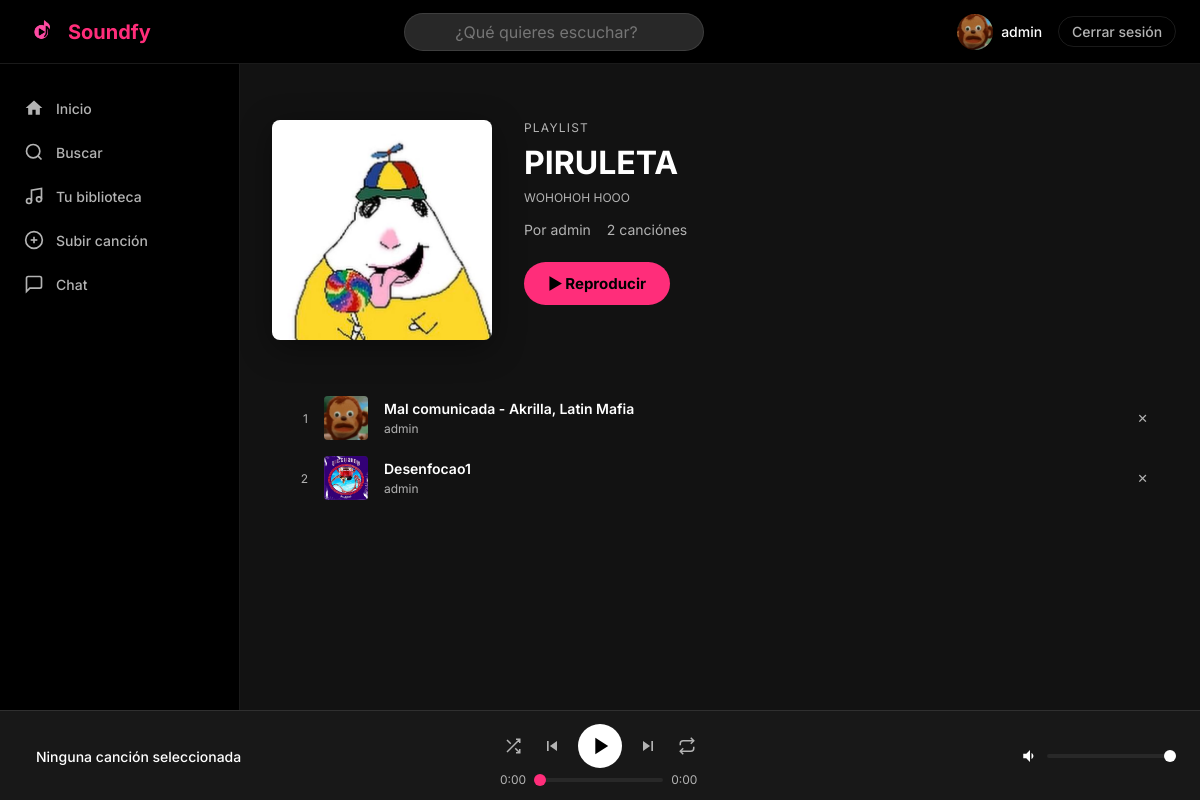
Page /playlists/1/ (signed in) on the earlier database version.
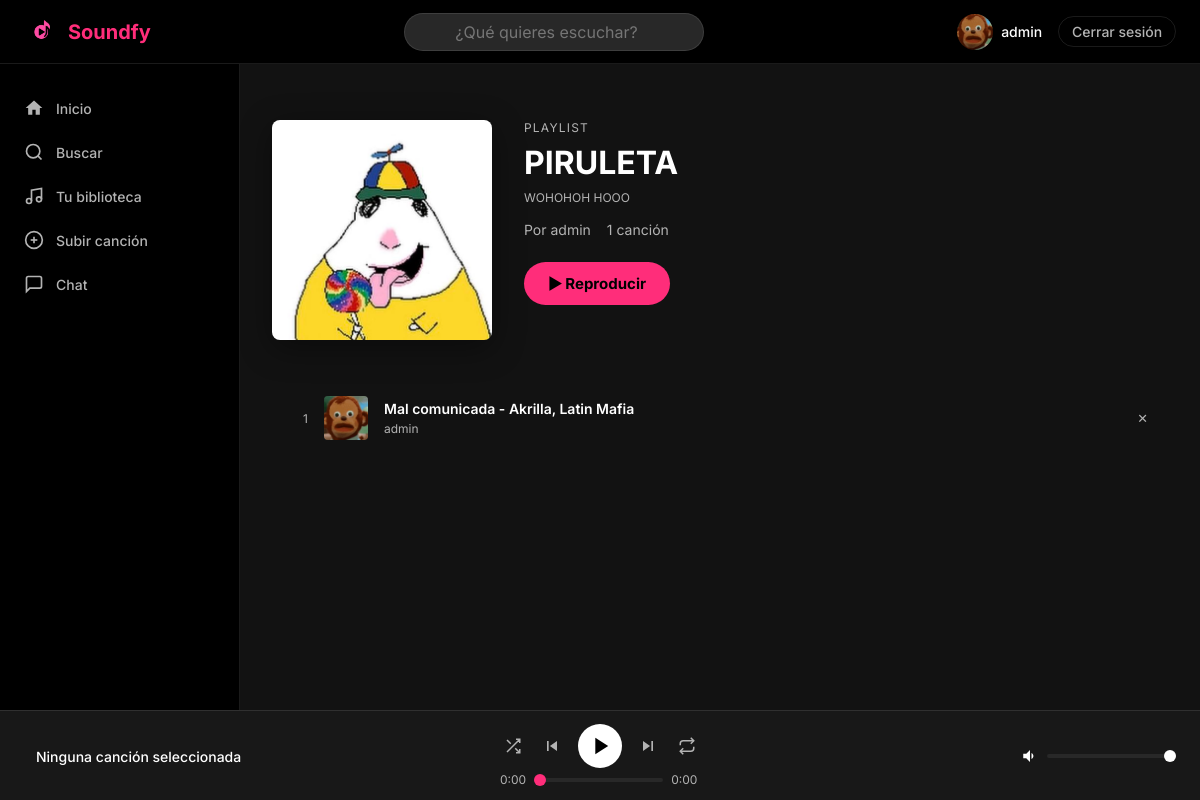
Same page on the later database version.
### music/models.py (models this page shows, shortened)
class Playlist(models.Model):
    nombre = models.CharField(max_length=200)
    descripcion = models.TextField(blank=True)
    propietario = models.ForeignKey(
        Usuario,
        on_delete=models.CASCADE,
        related_name='playlists'
    )
    canciones = models.ManyToManyField(
        Cancion,
        through='PlaylistCancion',
        blank=True
    )
    portada = models.ImageField(upload_to='portadas_playlists/', null=True, blank=True)
    es_publica = models.BooleanField(default=True)
    creada_en = models.DateTimeField(auto_now_add=True)
    class Meta:
        verbose_name = 'Playlist'
        verbose_name_plural = 'Playlists'

class Cancion(models.Model):
    titulo = models.CharField(max_length=200)
    artista = models.ForeignKey(
        Usuario,
        on_delete=models.CASCADE,
        related_name='canciones'
    )
    album = models.ForeignKey(
        Album,
        on_delete=models.SET_NULL,
        null=True,
        blank=True,
        related_name='canciones'
    )
    genero = models.ForeignKey(
        Genero,
        on_delete=models.SET_NULL,
        null=True,
        blank=True
    )
    archivo_audio = models.FileField(upload_to='canciones/')
    portada = models.ImageField(upload_to='portadas_canciones/', null=True, blank=True)
    duracion = models.PositiveIntegerField(help_text='Duración en segundos', default=0)
    reproducciones = models.PositiveIntegerField(default=0)
    fecha_subida = models.DateTimeField(auto_now_add=True)
    es_publica = models.BooleanField(default=True)
    class Meta:
        verbose_name = 'Canción'
        verbose_name_plural = 'Canciones'
        ordering = ['-fecha_subida']

### users/models.py (models this page shows, shortened)
class Usuario(AbstractUser):
    foto_perfil = models.ImageField(
        upload_to='fotos_perfil/',
        null=True,
        blank=True
    )
    biografia = models.TextField(max_length=500, blank=True)
    fecha_nacimiento = models.DateField(null=True, blank=True)
    es_artista = models.BooleanField(default=False)
    seguidores = models.ManyToManyField(
        'self',
        symmetrical=False,
        related_name='siguiendo',
        blank=True
    )
    class Meta:
        verbose_name = 'Usuario'
        verbose_name_plural = 'Usuarios'

### music/views.py (the view)
# urls.py: path('playlists/<int:pk>/', views.vista_detalle_playlist, name='detalle_playlist'),
@login_required
def vista_detalle_playlist(request, pk):
    playlist = get_object_or_404(Playlist, pk=pk)
    if not playlist.es_publica and playlist.propietario != request.user:
        messages.error(request, 'Esta playlist es privada.')
        return redirect('inicio')
    return render(request, 'music/detalle_playlist.html', {'playlist': playlist})

### soundfy/context_processors.py (called while the page is built)
def google_analytics(request):
    return {
        'GA_MEASUREMENT_ID': settings.GA_MEASUREMENT_ID
    }

### templates/music/detalle_playlist.html (shortened to what the changed rows need)
{% extends 'base.html' %}
{% block contenido %}
<div class="detalle-cancion" style="padding: 1.5rem 0 2rem;">
    <div class="detalle-portada">
        {% if playlist.portada %}
            <img src="{{ playlist.portada.url }}" alt="{{ playlist.nombre }}">
        {% else %}
            <div class="portada-placeholder grande">♫</div>
        {% endif %}
    </div>
    <div class="detalle-info">
        <span class="texto-muted" style="font-size:0.75rem; text-transform:uppercase; letter-spacing:0.1em;">Playlist</span>
        <h1>{{ playlist.nombre }}</h1>
        {% if playlist.descripcion %}
            <p class="texto-muted">{{ playlist.descripcion }}</p>
        {% endif %}
        <div class="detalle-stats">
            <span>Por <a href="{% url 'perfil' username=playlist.propietario.username %}" class="enlace-rosa">{{ playlist.propietario.username }}</a></span>
            <span>{{ playlist.canciones.count }} canción{{ playlist.canciones.count|pluralize:"es" }}</span>
        </div>
        {% if playlist.canciones.all %}
        <div class="detalle-acciones">
            <button class="btn-primario" onclick="reproducirCancionConCola(
                '{{ playlist.canciones.first.archivo_audio.url }}',
                '{{ playlist.canciones.first.titulo }}',
                '{{ playlist.canciones.first.artista.username }}',
                '{% if playlist.canciones.first.portada %}{{ playlist.canciones.first.portada.url }}{% endif %}',
                {{ playlist.canciones.first.pk }},
                colaPlaylist
            )">▶ Reproducir</button>
        </div>
        {% endif %}
    </div>
</div>
{% with canciones=playlist.canciones.all %}
{% if canciones %}
<div class="lista-canciones">
    {% for cancion in canciones %}
    <div class="fila-cancion" id="fila-{{ cancion.pk }}">
        <span class="texto-muted" style="width:1.5rem; text-align:right; flex-shrink:0;">{{ forloop.counter }}</span>
        <div style="width:44px; height:44px; flex-shrink:0; border-radius:var(--radio-sm); overflow:hidden; background:var(--color-superficie-2); cursor:pointer;"
             onclick="reproducirCancionConCola(
                '{{ cancion.archivo_audio.url }}',
                '{{ cancion.titulo }}',
                '{{ cancion.artista.username }}',
                '{% if cancion.portada %}{{ cancion.portada.url }}{% endif %}',
                {{ cancion.pk }},
                colaPlaylist
             )">
            {% if cancion.portada %}
                <img src="{{ cancion.portada.url }}" alt="{{ cancion.titulo }}" style="width:100%;height:100%;object-fit:cover;">
            {% else %}
                <div style="width:100%;height:100%;display:flex;align-items:center;justify-content:center;font-size:1.2rem;">♫</div>
            {% endif %}
        </div>
        <div style="flex:1; min-width:0; cursor:pointer;"
             onclick="reproducirCancionConCola(
                '{{ cancion.archivo_audio.url }}',
                '{{ cancion.titulo }}',
                '{{ cancion.artista.username }}',
                '{% if cancion.portada %}{{ cancion.portada.url }}{% endif %}',
                {{ cancion.pk }},
                colaPlaylist
             )">
            <span class="tarjeta-titulo">{{ cancion.titulo }}</span>
            <a href="{% url 'perfil' username=cancion.artista.username %}" class="tarjeta-artista enlace-rosa">{{ cancion.artista.username }}</a>
        </div>
        {% if playlist.propietario == request.user %}
        <button onclick="quitarDePlaylist({{ playlist.pk }}, {{ cancion.pk }})"
                title="Quitar de playlist"
                style="color:var(--color-texto-muted); font-size:0.8rem; padding:0.25rem 0.5rem; border-radius:var(--radio-sm); transition: color 180ms ease;"
                onmouseover="this.style.color='var(--color-peligro)'"
                onmouseout="this.style.color='var(--color-texto-muted)'">✕</button>
        {% endif %}
    </div>
    {% endfor %}
</div>
{% else %}
<div style="text-align:center; padding:4rem 1rem; color:var(--color-texto-muted);">
    <div style="font-size:3rem; margin-bottom:1rem;">♫</div>
    <p style="margin-bottom:0.5rem;">Esta playlist está vacía.</p>
    <p style="font-size:0.85rem;">Añade canciones desde el detalle de cada canción.</p>
</div>
{% endif %}
{% endwith %}
{% endblock %}

Differences in the rows shown:
removed Cancion: portada (picture), titulo "Desenfocao1", artista.username "admin"
computed for Playlist "PIRULETA": canciones.count "2" → "1"
